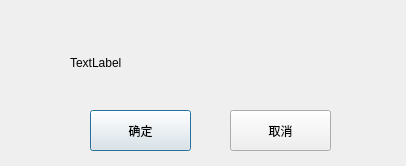
<?xml version="1.0" encoding="UTF-8"?>
<ui version="4.0">
 <class>CConfirmDialog</class>
 <widget class="QDialog" name="CConfirmDialog">
  <property name="geometry">
   <rect>
    <x>0</x>
    <y>0</y>
    <width>406</width>
    <height>166</height>
   </rect>
  </property>
  <property name="windowTitle">
   <string>Dialog</string>
  </property>
  <widget class="QLabel" name="label">
   <property name="geometry">
    <rect>
     <x>70</x>
     <y>37</y>
     <width>301</width>
     <height>51</height>
    </rect>
   </property>
   <property name="text">
    <string>TextLabel</string>
   </property>
  </widget>
  <widget class="QPushButton" name="pushButton_2">
   <property name="geometry">
    <rect>
     <x>90</x>
     <y>110</y>
     <width>101</width>
     <height>41</height>
    </rect>
   </property>
   <property name="text">
    <string>确定</string>
   </property>
  </widget>
  <widget class="QPushButton" name="pushButton_3">
   <property name="geometry">
    <rect>
     <x>230</x>
     <y>110</y>
     <width>101</width>
     <height>41</height>
    </rect>
   </property>
   <property name="text">
    <string>取消</string>
   </property>
  </widget>
 </widget>
 <resources/>
 <connections/>
</ui>
